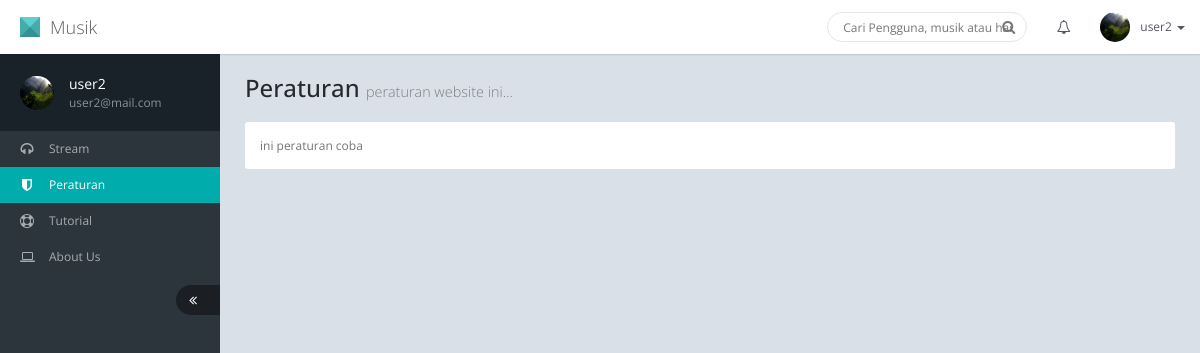
Page /?menu=peraturan (signed in) on the committed database.
### tables this page shows
CREATE TABLE IF NOT EXISTS `user` (
  `email` varchar(50) NOT NULL,
  `password` varchar(50) NOT NULL,
  `nama` varchar(50) NOT NULL,
  `foto` varchar(255) NOT NULL,
  `akses` varchar(5) NOT NULL,
  PRIMARY KEY (`email`)
);

CREATE TABLE IF NOT EXISTS `konten` (
  `konten_id` int(11) NOT NULL AUTO_INCREMENT,
  `isi` text NOT NULL,
  PRIMARY KEY (`konten_id`)
);

### index.php (the view, shortened to what this page needs)
<!DOCTYPE html>
<html lang="en">
<head>
	<link href="assets/plugins/jquery-ui-1.10.4/themes/base/minified/jquery-ui.min.css" rel="stylesheet" />
	<link href="assets/plugins/bootstrap-3.2.0/css/bootstrap.min.css" rel="stylesheet" />
	<link href="assets/plugins/font-awesome-4.1.0/css/font-awesome.min.css" rel="stylesheet" />
	<link href="assets/css/animate.min.css" rel="stylesheet" />
	<link href="assets/css/style.min.css" rel="stylesheet" />
	<link href="assets/css/style-responsive.min.css" rel="stylesheet" />
	<link href="assets/css/theme/default.css" rel="stylesheet" id="theme" />
	<link href='assets/css/jquery.mentions.css' rel='stylesheet' type='text/css'>
	<link href="assets/plugins/jquery-jvectormap/jquery-jvectormap-1.2.2.css" rel="stylesheet" />
	<link href="assets/plugins/bootstrap-datepicker/css/datepicker.css" rel="stylesheet" />
	<link href="assets/plugins/bootstrap-datepicker/css/datepicker3.css" rel="stylesheet" />
    <link href="assets/plugins/gritter/css/jquery.gritter.css" rel="stylesheet" />
	<link href="assets/plugins/bootstrap-wysihtml5/src/bootstrap-wysihtml5.css" rel="stylesheet" />
</head>
<body>
	<div id="page-container" class="fade page-sidebar-fixed page-header-fixed">
		<div id="header" class="header navbar navbar-default navbar-fixed-top">
			<div class="container-fluid">
				<div class="navbar-header">
					<a href="?" class="navbar-brand"><span class="navbar-logo"></span> Musik</a>
				</div>
				<ul class="nav navbar-nav navbar-right">
					<li>
						<form class="navbar-form full-width" method="get">
							<div class="form-group">
								<input type="text" name="q" class="form-control" placeholder="Cari Pengguna, musik atau hashtag" />
								<button type="submit" class="btn btn-search"><i class="fa fa-search"></i></button>
							</div>
						</form>
					</li>
					<?php
					if(isset($_SESSION['login'])){
						$q=mysql_query("select * from user where email='$_SESSION[login]'");
						$h=mysql_fetch_array($q);
					?>
					<li class="dropdown">
						<a href="javascript:;" data-toggle="dropdown" class="dropdown-toggle f-s-14">
							<i class="fa fa-bell-o"></i>
						</a>
					</li>
					<li class="dropdown navbar-user">
						<a href="javascript:;" class="dropdown-toggle" data-toggle="dropdown">
							<img src="<?php echo $h['foto']; ?>" alt="" />
							<span class="hidden-xs"><?php echo $h['nama']; ?></span> <b class="caret"></b>
						</a>
					</li>
					<?php
					}
					?>
				</ul>
			</div>
		</div>
		<?php include 'sidebar.php'; ?>
		<div id="content" class="content">
			<?php
			if(isset($_GET['menu'])){
				if($_GET['menu']=='peraturan'){
					include 'peraturan.php';
				}else if($_GET['menu']=='tutorial'){
					include 'tutorial.php';
				}else if($_GET['menu']=='aboutus'){
					include 'aboutus.php';
				}else if($_GET['menu']=='profil'){
					include 'profil.php';
				}else if($_GET['menu']=='cari'){
					include 'cari.php';
				}else if($_GET['menu']=='follow'){
					mysql_query("insert into follow values(null,'$_SESSION[login]','$_GET[id]')");
					?><script>location.href='?';</script><?php
				}else if($_GET['menu']=='unfollow'){
					mysql_query("delete from follow where user='$_SESSION[login]' and target='$_GET[id]'");
					?><script>location.href='?';</script><?php
				}else if($_GET['menu']=='track'){
					include 'track.php';
				}else if($_GET['menu']=='notif'){
					include 'notif.php';
				}else if($_GET['menu']=='following'){
					include 'following.php';
				}else if($_GET['menu']=='follower'){
					include 'follower.php';
				}else{
					include 'stream.php';
				}
			}else{
				include 'stream.php';
			}
			?>
		</div>
	</div>
</body>
</html>

### sidebar.php (shortened to what this page needs)
<div id="sidebar" class="sidebar">
	<div data-scrollbar="true" data-height="100%">
		<ul class="nav">
			<?php
			if(isset($_SESSION['login'])){
				$q=mysql_query("select * from user where email='$_SESSION[login]'");
				$h=mysql_fetch_array($q);
			?>
			<li class="nav-profile">
				<div class="image">
					<a href="javascript:;"><img src="<?php echo $h['foto']; ?>" alt="" /></a>
				</div>
				<div class="info">
					<?php echo $h['nama']; ?>
					<small><?php echo $h['email']; ?></small>
				</div>
			</li>
			<?php
			}
			?>
		</ul>
		<ul class="nav">
			<li class="<?php echo (!isset($_GET['menu']))?'active':''; ?>">
				<a href="?"><i class="fa fa-headphones"></i> <span>Stream</span></a>
			</li>
			<li class="<?php echo ($_GET['menu']=='peraturan')?'active':''; ?>">
				<a href="?menu=peraturan"><i class="fa fa-shield"></i> <span>Peraturan</span></a>
			</li>
			<li class="<?php echo ($_GET['menu']=='tutorial')?'active':''; ?>">
				<a href="?menu=tutorial"><i class="fa fa-life-ring"></i> <span>Tutorial</span></a>
			</li>
			<li class="<?php echo ($_GET['menu']=='aboutus')?'active':''; ?>">
				<a href="?menu=aboutus"><i class="fa fa-laptop"></i> <span>About Us</span></a>
			</li>
			<li><a href="javascript:;" class="sidebar-minify-btn" data-click="sidebar-minify"><i class="fa fa-angle-double-left"></i></a></li>
		</ul>
	</div>
</div>

### peraturan.php (shortened to what this page needs)
	?><script>location.href='<?php echo $_SERVER['REQUEST_URI']; ?>';</script><?php
$q=mysql_query("select * from konten where konten_id=1");
$h=mysql_fetch_array($q);
if($_SESSION['akses']=='admin'){
?>
<h1 class="page-header">Peraturan <small>peraturan website ini...</small></h1>
<div class="row">
	<div class="col-md-12">
		<div class="panel panel-inverse">
			<div class="panel-heading">
				<h4 class="panel-title">Edit Peraturan</h4>
			</div>
			<div class="panel-body panel-form">
				<form name="wysihtml5" method="POST">
					<textarea class="textarea form-control" name="isi" id="wysihtml5" placeholder="Tulis disini ..." rows="12"><?php echo $h['isi']; ?></textarea>
			</div>
			<div class="panel-footer">
					<div class="input-group">
						<span class="input-group-btn">
							<button class="btn btn-primary" type="submit" name="updateperaturan"><i class="fa fa-check"></i> Simpan Perubahan</button>
						</span>
					</div>
				</form>
			</div>
		</div>
	</div>
</div>
<?php
}else{
?>
<h1 class="page-header">Peraturan <small>peraturan website ini...</small></h1>
<div class="row">
	<div class="col-md-12">
		<div class="panel panel-inverse">
			<div class="panel-body">
				<?php echo $h['isi']; ?>
			</div>
		</div>
	</div>
</div>
<?php
}
?>

### assets/css/theme/default.css (style rules this page uses)
.navbar-logo, .coming-soon .brand .logo, .login .login-header .brand .logo { border-color: #4DCACA #31A3A3 #1D8888; }
.navbar.navbar-inverse .navbar-brand, .sidebar .nav > li.active > a, .sidebar .nav > li.active > a:focus, .sidebar .nav > li.active > a:hover, .page-sidebar-minified .sidebar .nav > li.has-sub.active:focus > a, .page-sidebar-minified .sidebar .nav > li.has-sub.active:hover > a, .page-sidebar-minified .sidebar .nav > li.has-sub.active > a, .label.label-theme, .btn.btn-scroll-to-top { background: #00acac; }

### rows in the picture
user: foto (picture), nama "user2", email "user2@mail.com"
konten: isi "ini peraturan coba"
